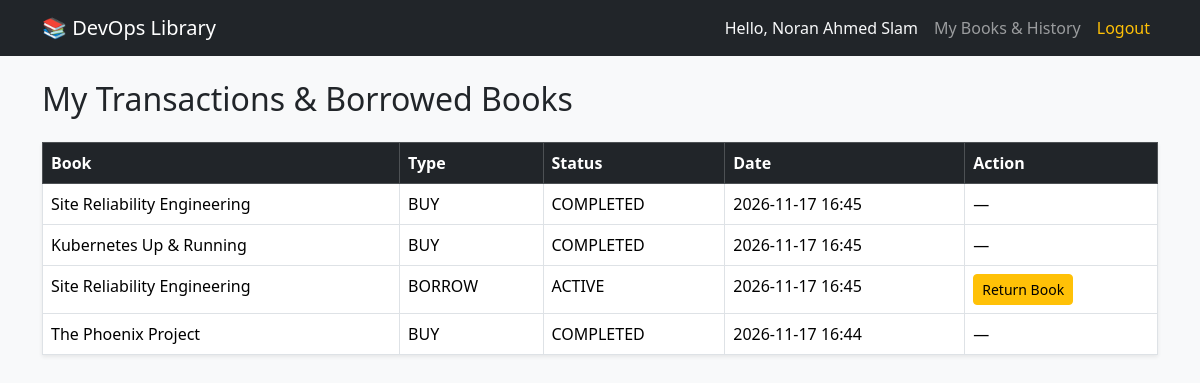
/my-books (signed in), run on the app's committed database.
### app.py (models this page shows)
class Transaction(db.Model):
    id = db.Column(db.Integer, primary_key=True)
    user_id = db.Column(db.Integer, db.ForeignKey("user.id"), nullable=False)
    book_id = db.Column(db.Integer, db.ForeignKey("book.id"), nullable=False)
    action = db.Column(db.String(20), nullable=False)  # 'BUY' or 'BORROW'
    status = db.Column(db.String(20), default="ACTIVE")  # 'ACTIVE', 'RETURNED', 'COMPLETED'
    timestamp = db.Column(db.DateTime, default=datetime.utcnow)
    book = db.relationship("Book")

class Book(db.Model):
    id = db.Column(db.Integer, primary_key=True)
    title = db.Column(db.String(150), nullable=False)
    author = db.Column(db.String(100), nullable=False)
    category = db.Column(db.String(50), nullable=False)
    cover_image = db.Column(db.String(300), nullable=False)
    price = db.Column(db.Float, nullable=False)
    total_qty = db.Column(db.Integer, nullable=False)
    available_qty = db.Column(db.Integer, nullable=False)
    borrowable = db.Column(db.Boolean, default=True)

### app.py (the view)
@app.route("/my-books")
def my_books():
    if "user_id" not in session:
        return redirect(url_for("login"))
    transactions = (
        Transaction.query.filter_by(user_id=session["user_id"])
        .order_by(Transaction.timestamp.desc())
        .all()
    )
    return render_template("my_books.html", transactions=transactions)

### templates/my_books.html
{% extends "base.html" %}
{% block content %}
<h2 class="mb-4">My Transactions & Borrowed Books</h2>
<table class="table table-bordered bg-white shadow-sm">
    <thead class="table-dark">
        <tr>
            <th>Book</th>
            <th>Type</th>
            <th>Status</th>
            <th>Date</th>
            <th>Action</th>
        </tr>
    </thead>
    <tbody>
        {% for tx in transactions %}
        <tr>
            <td>{{ tx.book.title }}</td>
            <td>{{ tx.action }}</td>
            <td>{{ tx.status }}</td>
            <td>{{ tx.timestamp.strftime('%Y-%m-%d %H:%M') }}</td>
            <td>
                {% if tx.action == 'BORROW' and tx.status == 'ACTIVE' %}
                <form action="{{ url_for('return_book', tx_id=tx.id) }}" method="POST">
                    <button type="submit" class="btn btn-sm btn-warning">Return Book</button>
                </form>
                {% else %}
                —
                {% endif %}
            </td>
        </tr>
        {% endfor %}
    </tbody>
</table>
{% endblock %}

### data on the page
Transaction: book "Site Reliability Engineering", action "BUY", status "COMPLETED", timestamp "2026-11-17 16:45"
Transaction: book "Kubernetes Up & Running", action "BUY", status "COMPLETED", timestamp "2026-11-17 16:45"
Transaction: book "Site Reliability Engineering", action "BORROW", status "ACTIVE", timestamp "2026-11-17 16:45"
Transaction: book "The Phoenix Project", action "BUY", status "COMPLETED", timestamp "2026-11-17 16:44"

### other printed values
{{ session.get('user_name') }} "Noran Ahmed Slam"
